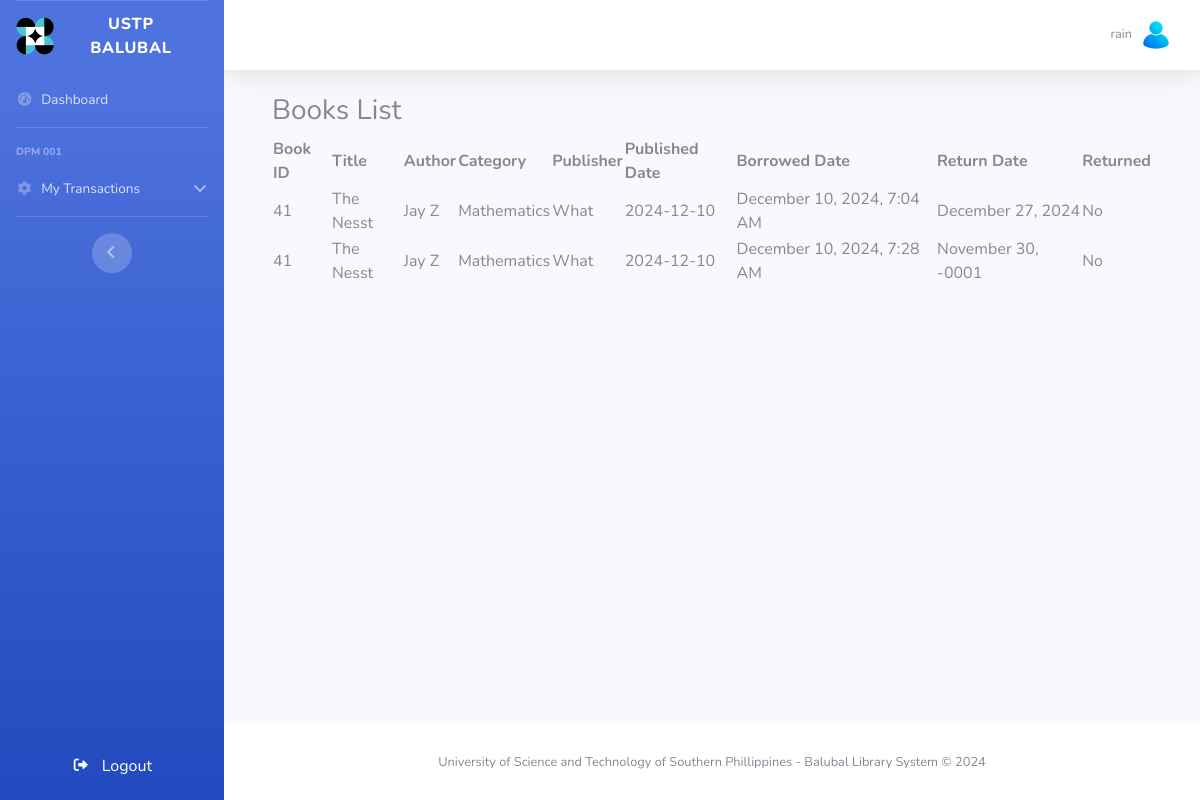
Page /borrower/list-books.php?returned=No (signed in) on the earlier database version.
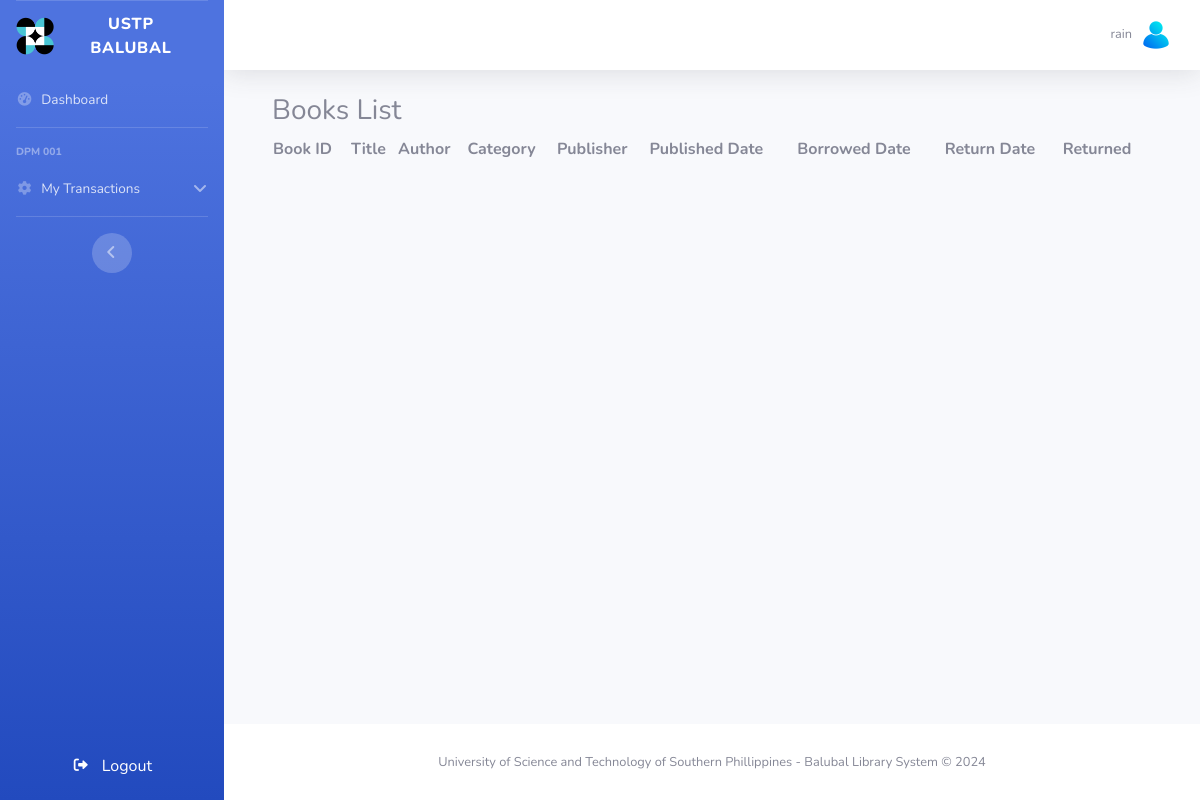
Same page on the later database version.
### tables this page shows
CREATE TABLE `tblbooks` (
  `bookId` int(11) NOT NULL,
  `title` varchar(100) NOT NULL,
  `dateAdded` timestamp NOT NULL DEFAULT current_timestamp(),
  `quantity` int(11) NOT NULL,
  `authorId` int(11) DEFAULT NULL,
  `categoryId` int(11) DEFAULT NULL,
  `callNum` varchar(11) NOT NULL,
  `accessionNum` varchar(5) NOT NULL,
  `barcodeNum` varchar(11) NOT NULL,
  `publisher` varchar(30) NOT NULL,
  `publishedDate` date DEFAULT NULL
);

CREATE TABLE `tblcategory` (
  `categoryId` int(11) NOT NULL,
  `categoryName` varchar(30) NOT NULL
);

CREATE TABLE `tblreturnborrow` (
  `borrowId` int(11) NOT NULL,
  `borrowedDate` timestamp NOT NULL DEFAULT current_timestamp(),
  `returnDate` date DEFAULT NULL,
  `borrowerId` int(11) NOT NULL,
  `bookId` int(11) NOT NULL,
  `librarianName` varchar(50) NOT NULL,
  `returned` enum('No','Yes','','') NOT NULL
);

### borrower/list-books.php (the view, shortened to what this page needs)
<?php
include('db/db-connect.php');
$userId = $_SESSION['user_id'];
$returnedFilter = isset($_GET['returned']) ? $_GET['returned'] : null;
$query = "SELECT b.bookId, b.title,
                 CONCAT(a.firstName, ' ', a.lastName) AS authorName,
                 c.categoryName, b.publisher, b.publishedDate,
                 rb.borrowedDate, rb.returnDate, rb.returned
          FROM tblbooks b
          JOIN tblauthor a ON b.authorId = a.authorId
          JOIN tblcategory c ON b.categoryId = c.categoryId
          JOIN tblreturnborrow rb ON b.bookId = rb.bookId
          WHERE rb.borrowerId = ?";
if ($returnedFilter === 'Yes') {
    $query .= " AND rb.returned = 'Yes'";
} elseif ($returnedFilter === 'No') {
    $query .= " AND (rb.returned IS NULL OR rb.returned != 'Yes')";
}
$stmt = $conn->prepare($query);
$stmt->bind_param('i', $userId);
$stmt->execute();
$result = $stmt->get_result();
?>
<!DOCTYPE html>
<html lang="en">
<head>
    <link rel="stylesheet" href="https://cdn.datatables.net/1.13.6/css/jquery.dataTables.min.css">
</head>
<body>
    <div class="container">
        <h3>Books List</h3>
        <table id="dataTable" class="display" style="width:100%">
            <thead>
                <tr>
                    <th>Book ID</th>
                    <th>Title</th>
                    <th>Author</th>
                    <th>Category</th>
                    <th>Publisher</th>
                    <th>Published Date</th>
                    <th>Borrowed Date</th>
                    <th>Return Date</th>
                    <th>Returned</th>
                </tr>
            </thead>
            <tbody>
                <?php
                if ($result->num_rows > 0) {
                    while ($row = $result->fetch_assoc()) {
                        $borrowedDate = new DateTime($row['borrowedDate']);
                        $formattedborrowedDate = $borrowedDate->format('F j, Y, g:i A');
                        $returnDate = new DateTime($row['returnDate']);
                        $formattedreturnDate = $returnDate->format('F j, Y');
                        echo "<tr>";
                        echo "<td>" . $row['bookId'] . "</td>";
                        echo "<td>" . htmlspecialchars($row['title']) . "</td>";
                        echo "<td>" . htmlspecialchars($row['authorName']) . "</td>";
                        echo "<td>" . htmlspecialchars($row['categoryName']) . "</td>";
                        echo "<td>" . htmlspecialchars($row['publisher']) . "</td>";
                        echo "<td>" . htmlspecialchars($row['publishedDate']) . "</td>";
                        echo "<td>" . htmlspecialchars($formattedborrowedDate) . "</td>";
                        echo "<td>" . htmlspecialchars($formattedreturnDate) . "</td>";
                        echo "<td>" . htmlspecialchars($row['returned']) . "</td>";
                        echo "</tr>";
                    }
                }
                ?>
            </tbody>
        </table>
    </div>
</body>
</html>
<?php
include('templates/main.php');
?>

Differences in the rows shown:
no longer on this page (row edited): tblbooks: bookId "41", title "The Nesst", authorName "Jay Z", categoryId.categoryName "Mathematics", publisher "What", publishedDate "2024-12-10", tblreturnborrow.borrowedDate "December 10, 2024, 7:04 AM", tblreturnborrow.returnDate "December 27, 2024", tblreturnborrow.returned "No", tblreturnborrow.borrowedDate "December 10, 2024, 7:28 AM", tblreturnborrow.returnDate "November 30, -0001"
